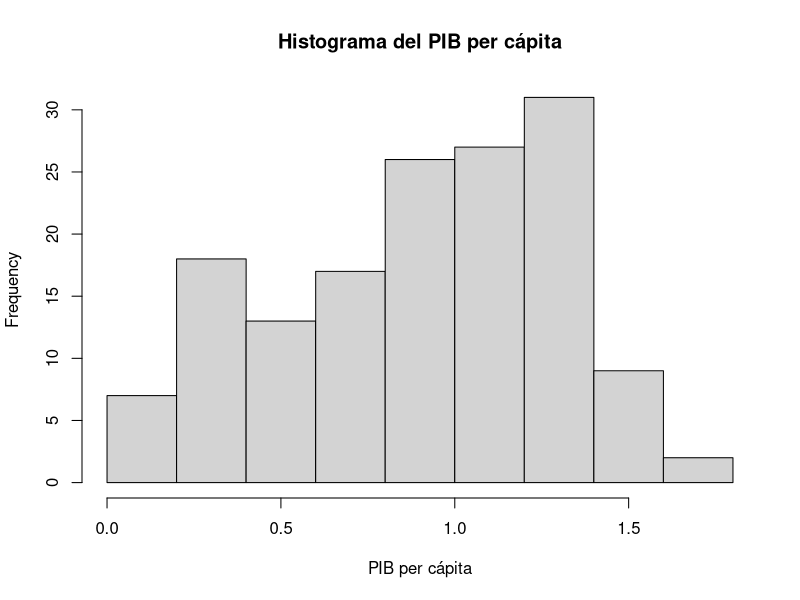
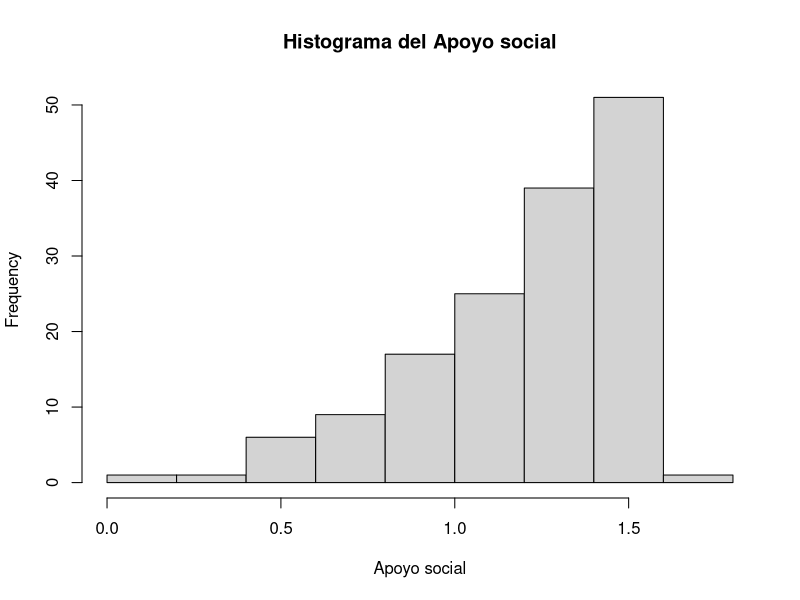
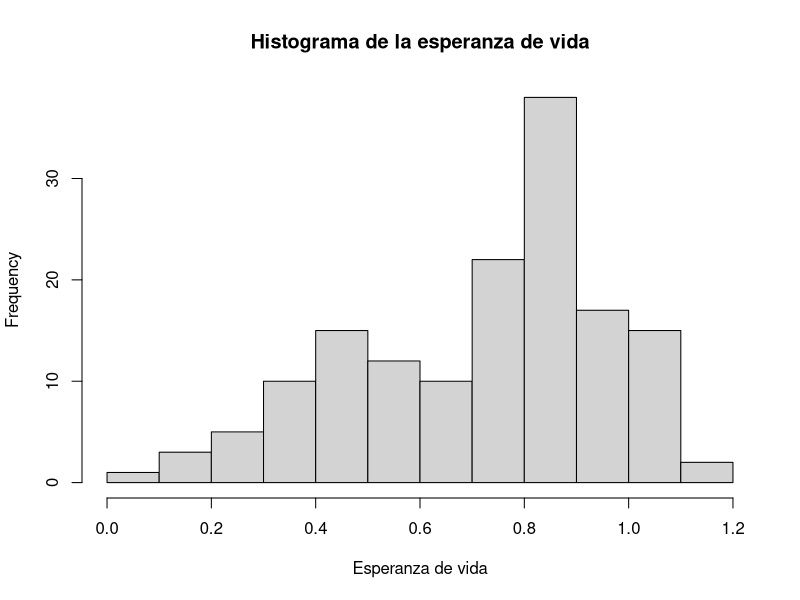
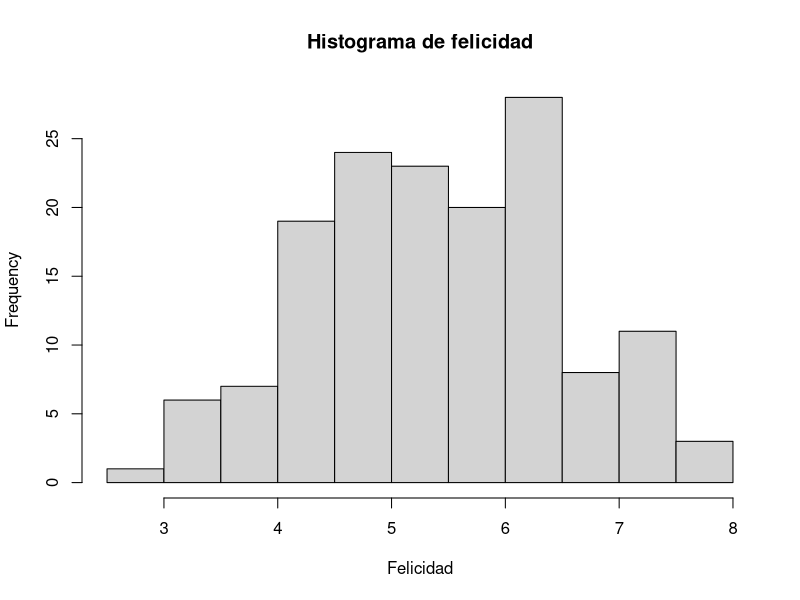
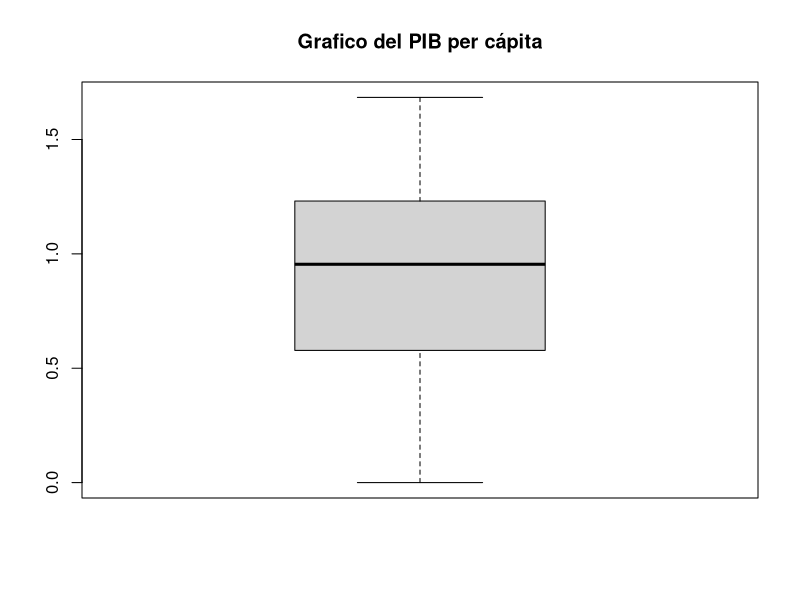
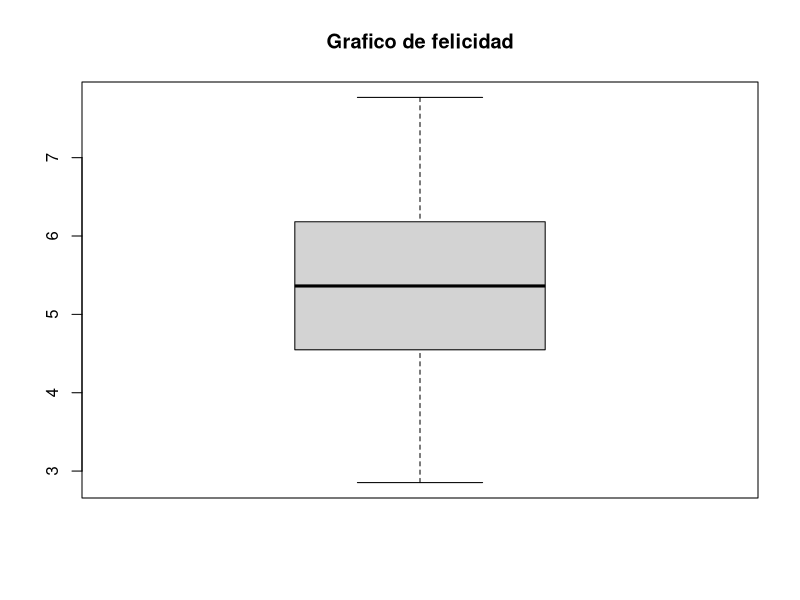
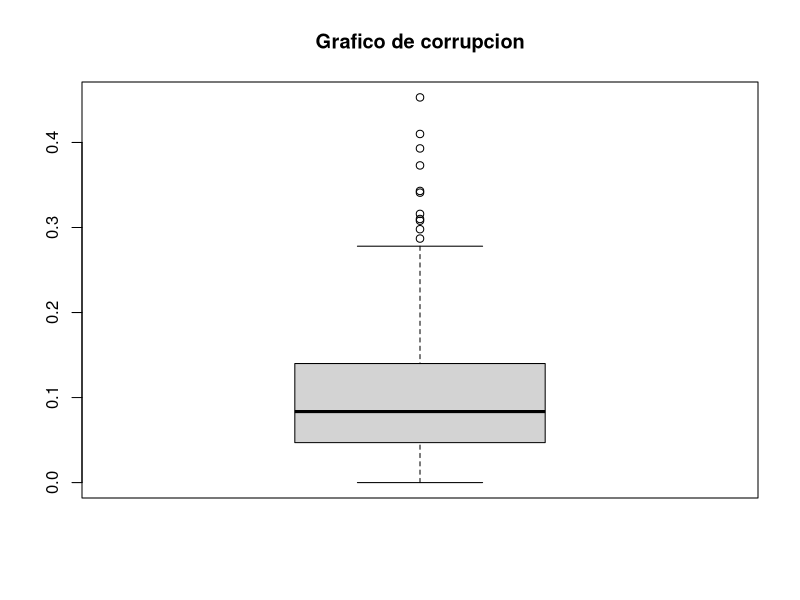
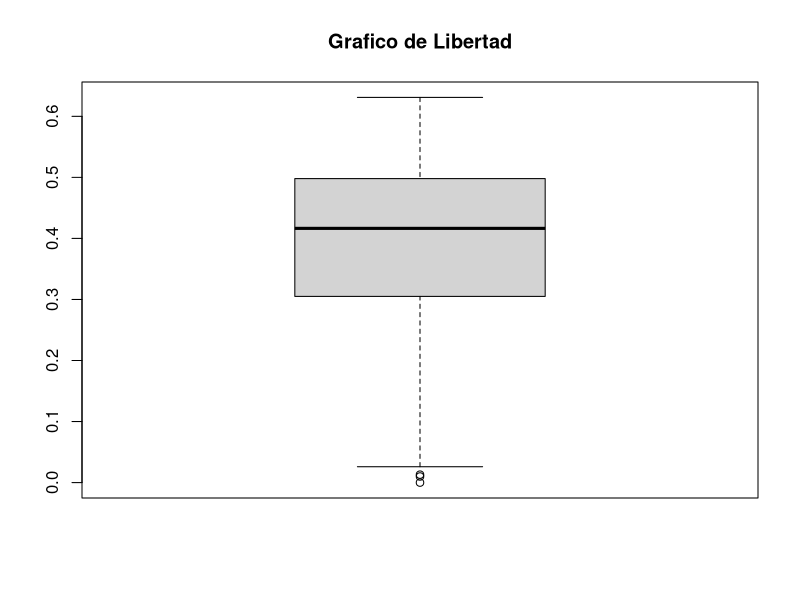

Write the R code that produced these figures, in order.
# Cargar librerías necesarias
library(ggplot2)
library(GGally)
library(readxl)
datos <- read_excel("Datos Problema Practica 2.xlsx")
View(datos)

#Resumen de estadisticas descriptivas
resumen <- summary(datos)
View(resumen)

#Histogramas
hist(datos$PIB, main="Histograma del PIB per cápita", xlab="PIB per cápita")
hist(datos$Apoyo, main="Histograma del Apoyo social", xlab="Apoyo social")
hist(datos$Esperanza_vida, main="Histograma de la esperanza de vida", xlab="Esperanza de vida")
hist(datos$Felicidad, main="Histograma de felicidad", xlab="Felicidad")

#Graficos de cajas
boxplot(datos$PIB, main="Grafico del PIB per cápita")
boxplot(datos$Felicidad, main="Grafico de felicidad")
boxplot(datos$Corrupcion, main="Grafico de corrupcion")
boxplot(datos$Libertad, main="Grafico de Libertad")

#Variables
datos$Felicidad <- as.numeric(datos$Felicidad)  # Felicidad (X)
datos$Corrupcion <- as.numeric(datos$Corrupcion)  # Corrupcion (Y)
datos$Esperanza_vida <- as.numeric(datos$Esperanza_vida)  # Esperanza_vida (Y)
datos$Apoyo <- as.numeric(datos$Apoyo)  # Apoyo(Y)
datos$PIB <- as.numeric(datos$PIB)  # PIB (Y)
datos$Generosidad <- as.numeric(datos$Generosidad)  # PIB (Y)
datos$Libertad <- as.numeric(datos$Libertad)  # PIB (Y)

# 1. Gráfico de dispersión
plot(datos$Felicidad,datos$PIB, 
     xlab = "Felicidad", 
     ylab = "PIB", 
     main = "PIB vs Felicidad")
abline(lm(datos$PIB~datos$Felicidad,data = datos),col="red")

#Con ggplot2
ggplot(datos, aes(x = Felicidad, y = PIB)) +
  geom_point(color = "blue", alpha = 0.7) +
  geom_smooth(method = "lm", se = TRUE, color = "red") +
  labs(title = "PIB vs Felicidad",
       x = "Felicidad",
       y = "PIB") +
  theme_minimal()

# 2. Matriz de correlación
cor_matrix <- cor(datos[, c("Felicidad", "PIB")])
cor_matrix

#Con ggpairs 
ggcor <- ggpairs(datos[, c("Felicidad", "PIB")])
ggcor


# 3. Ajuste del modelo de regresión
modelo <- lm(PIB ~ Felicidad, data = datos)

# 4. Resumen del modelo
summary(modelo)

# Coef correlación es el cuadrado del Coef determinación solo en simple

r2 <-(cor_matrix[1,2])^{2}


#Gráfico de dispersión con la ecuación de la recta encontrada
coeficientes <- coef(modelo)
plot(datos$Felicidad, datos$PIB, 
     xlab = "Felicidad", 
     ylab = "PIB", 
     main = "PIB vs Felicidad")
abline(modelo, col = "red", lwd = 2)
eq_text <- paste0("y = ", round(coeficientes[1], 2), " + ", round(coeficientes[2], 2), "x")
legend("topright", legend = eq_text, col = "red", lty = 1, bty = "o") #si cambiana n por o se agrega un cuadro


